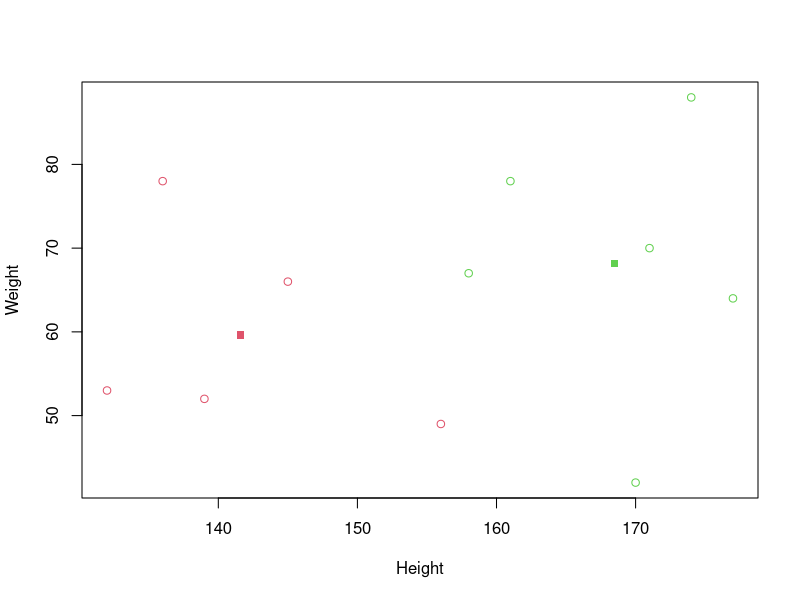
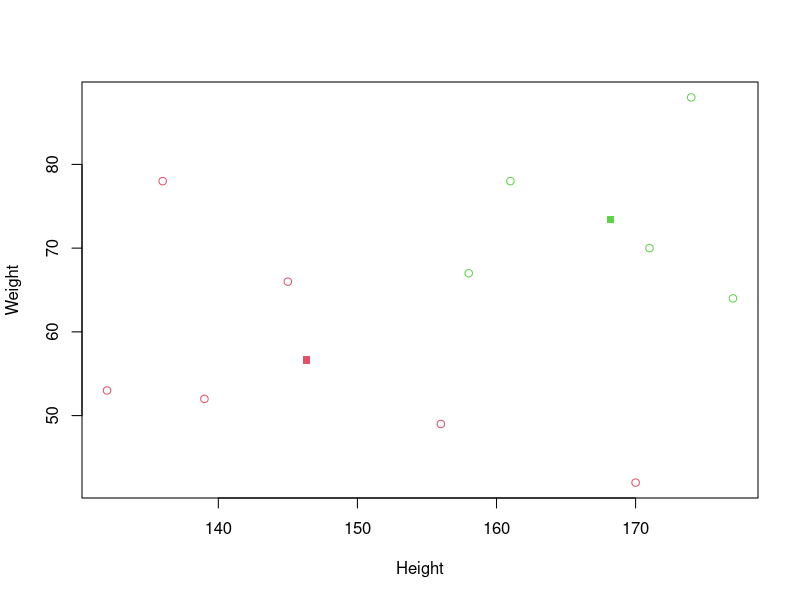
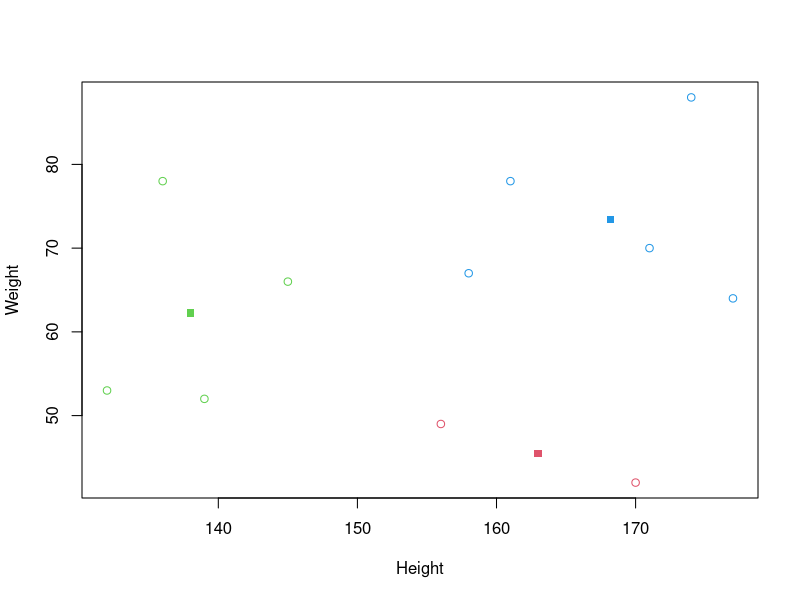
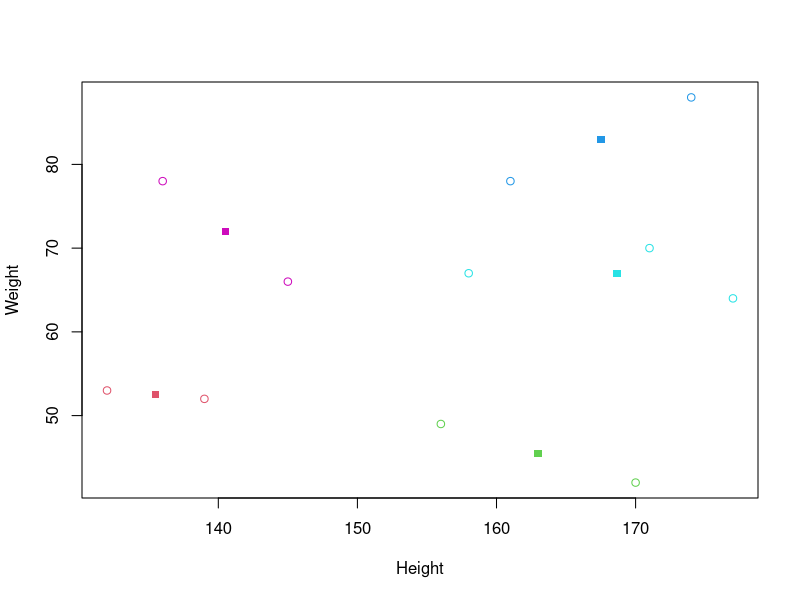
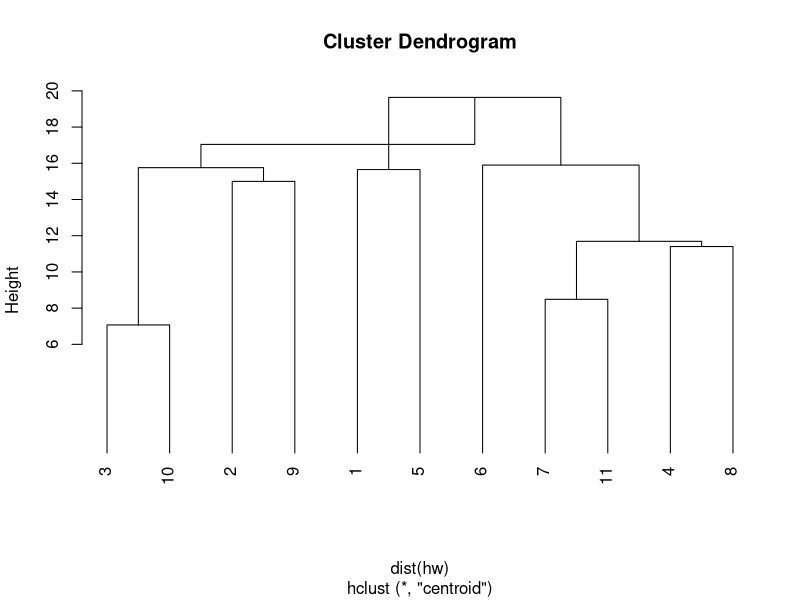
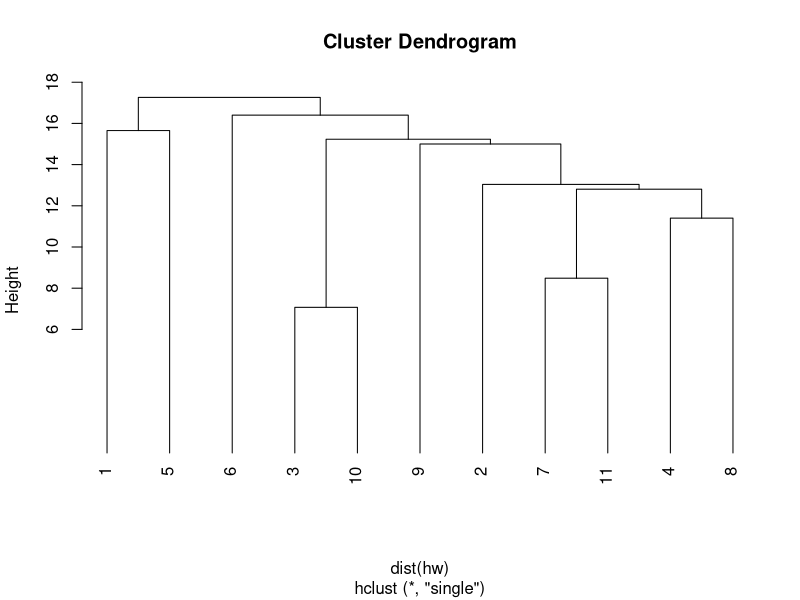
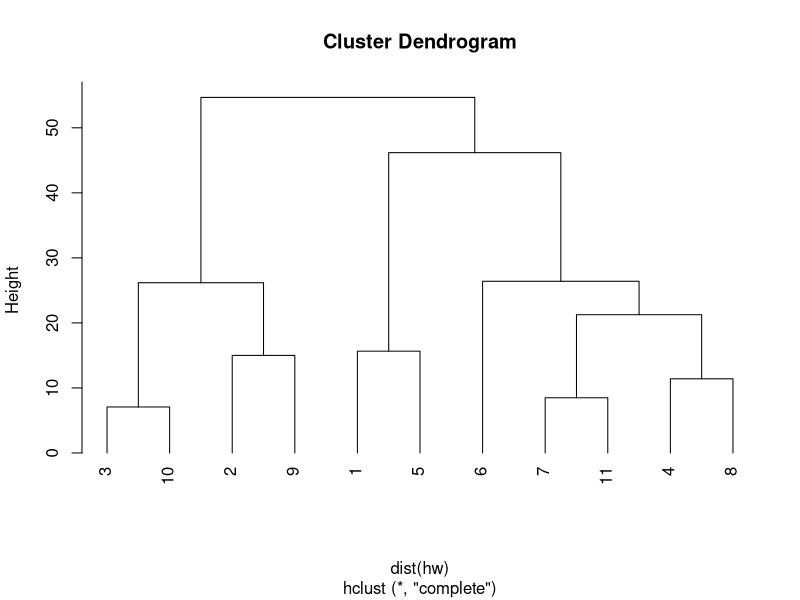
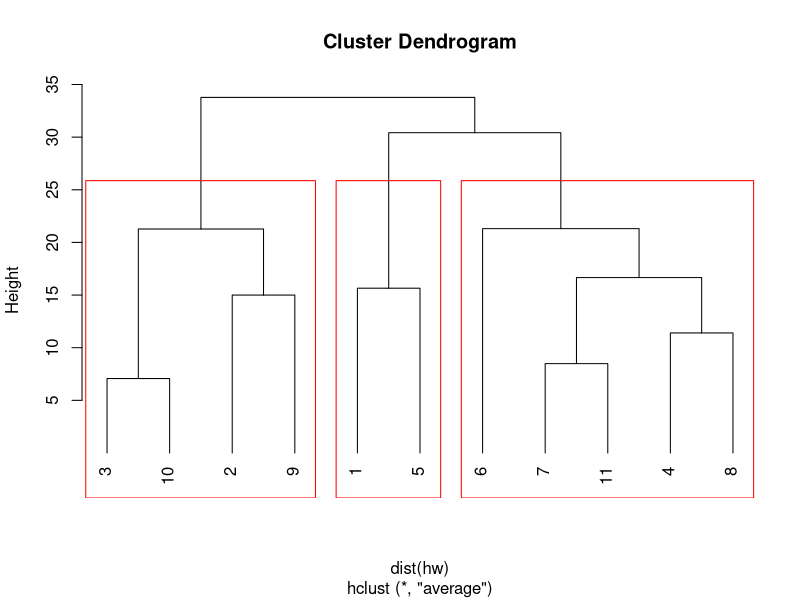

These charts were generated, in order, by the following R code:
# LAB 1 ---------------------------------------------------------
hw = read.csv("HW.csv")

# Take random seeds from the dataset
seed1 = hw[3,]
seed2 = hw[6,]

dist = round(dist(hw), digits=2)
dist

cent_c1 = colMeans(hw[c(1,2,5,9,10),])
cent_c2 = colMeans(hw[c(4,6,7,8),])

cent_c1
cent_c2

hw_iter1 = rbind(hw, cent_c1, cent_c2)
hw_iter1

dist = round(dist(hw_iter1), digits=2)
dist

cent_c3 = colMeans(hw[c(1,2,5,9,10),])
cent_c4 = colMeans(hw[c(4,6,7,8),])

# Method had converged, centroids have now changed after first iteration


# LAB 2 ---------------------------------------------------------

# Default kmeans
hw_cluster1 = kmeans(hw, 2)
hw_cluster1

# Specified centroids with Lloyd algorithm
hw_cluster2 = kmeans(hw, centers=hw[c(3,6),], algorithm="Lloyd")
hw_cluster2
# Access the component of an object with $
hw_cluster2$size

# Cluster 1 plot
plot(hw, col=hw_cluster1$cluster+1)
points(hw_cluster1$centers, col=2:3,pch=15)

# Cluster 2 plot
plot(hw, col=hw_cluster2$cluster+1)
points(hw_cluster2$centers, col=2:3,pch=15)

# Investigating 3 clusters
hw_cluster3 = kmeans(hw, 3)
plot(hw, col=hw_cluster3$cluster+1)
points(hw_cluster3$centers, col=2:4,pch=15)

# Investigating 5 clusters
hw_cluster4 = kmeans(hw, 5)
plot(hw, col=hw_cluster4$cluster+1)
points(hw_cluster4$centers, col=2:6,pch=15)


# Hierarchical Cluster - Different distance measures
hw_hierClust1 = hclust(dist(hw), method="centroid")
plot(hw_hierClust1, hang=-1)

hw_hierClust2 = hclust(dist(hw), method="single")
plot(hw_hierClust2, hang=-1)

hw_hierClust3 = hclust(dist(hw), method="complete")
plot(hw_hierClust3, hang=-1)

hw_hierClust4 = hclust(dist(hw), method="average")
plot(hw_hierClust4, hang=-1)
# Drawing a box border around a number of clusters
rect.hclust(hw_hierClust4,k=3,border="red")

